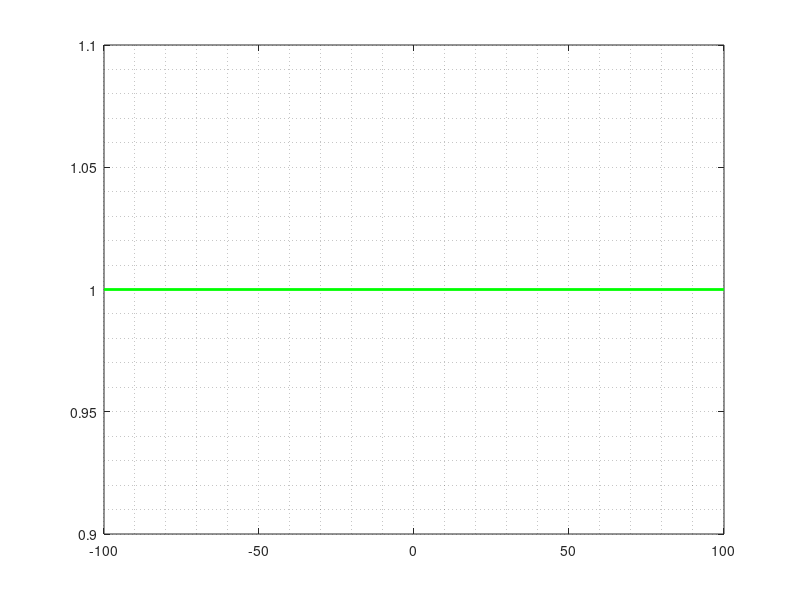

MATLAB code to generate this figure: (Note: this script raises an error after producing the figure.)
% Robot motion handled by P controller.
close all;clear all;clc;
path(path, genpath('..\..\robotcourse'));
cd ..\p71;
%%
constVel  = 2;     % the velocity of the vehicle
wheelbase = 4;     % the length of wheelbase
dt        = 0.1;   % time interval
rob       = [0  -wheelbase  -wheelbase;   
            0        -1.3           1.3  ];
n         = 500;
pos       = [0, -8, 0]';
target    = 1;
tauP      = 0.5;
%%
enableVis = 1;
makeVideo = 0;
%%
paraStr   = sprintf('p=%.2f', tauP);
paraTex   = sprintf('($\\tau_p=%.2f$)', tauP);
%%
if enableVis == 0
   makeVideo = 0; 
end
%% Initialize figure
if enableVis
    figPos    = get(0, 'ScreenSize'); % [left, bottom, width, height]
    figPos(3) = figPos(3) - 100;
    h = figure('name', 'Motion with P controller',...
           'position', figPos,...
           'color', 'w', 'Menu', 'none');
    hold on; box on; grid minor;
    plot([-100, 100], [target, target], 'g-', 'linewidth', 2);
    pathPlot  = plot (0, 0, 'r-', 'linewidth', 2, 'erasemode','normal');
    robPlot   = patch(0, 0, 'b', 'erasemode', 'normal');
    xlabel('X(m)');
    ylabel('Y(m)');
    axis equal;
%     axis([-5  100  -10  10]);
    title(['P controller ', paraTex],...
        'interpreter', 'latex', 'fontsize', 13, ...
        'fontweight', 'bold');
end
%%
if makeVideo
    videoObj           = VideoWriter([paraStr, '.avi']);
    videoObj.FrameRate = 5;
    videoObj.Quality   = 50;
    open(videoObj);
end
%%
path   = zeros(3,n);
steers = zeros(n,1);
%%
for i = 1 : n
    %% ================= P controller ===============
    err     = pos(2) - target;
    steer   = -tauP * err;
    pos     = moveRob(pos, constVel, steer, dt, wheelbase);
    %% ==============================================
    robBody = compound(pos,rob);
    path(:, i)   = pos;
    steers(i, 1) = steer;
    if enableVis
        set(pathPlot, 'xdata', path(1, 1:i), 'ydata', path(2, 1:i));
        set(robPlot,  'xdata', robBody(1, :), 'ydata', robBody(2, :)); 
        drawnow;
    end
    if mod(i, 5) == 0 && makeVideo 
        writeVideo(videoObj, getframe(h));
    end
end
if makeVideo
    close(videoObj);
end
if enableVis
    print('-dpng', [paraStr, '.png']);
    figure('name', 'Steerings with P controller')
    plot(1:n, radtodeg(steers),  'b-', 'linewidth', 2);
    xlabel('Step');
    ylabel('Steering (Deg)');
    box on; grid minor;
    title(['Steering with P controller ', paraTex],...
        'interpreter', 'latex', 'fontsize', 13, ...
        'fontweight', 'bold');
    print('-dpng', ['steer_', paraStr, '.png']);    
end

